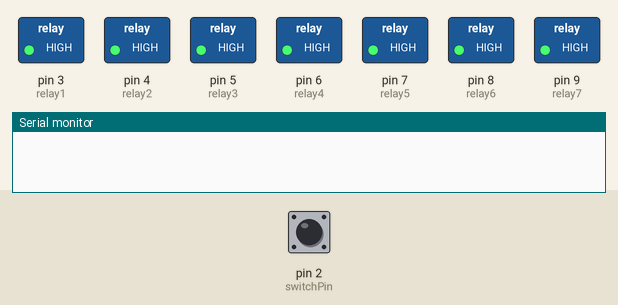
This sketch was run on a simulated Arduino Uno, built with avr-gcc and run on an emulated ATmega328P. Shown: switched loads named in the sketch (green lamp = pin HIGH), the last lines printed to the serial monitor. Inputs (shaded band) come from the test bench; at power-on: pin 2 (switchPin) LOW. Random numbers use the default seed unless the sketch sets one.

Above: at 1.2 s.
1.3 s: pin 2 (switchPin) pulled HIGH for 0.15 s
2.9 s: pin 2 (switchPin) pulled HIGH for 3.2 s
At 5.15 s:
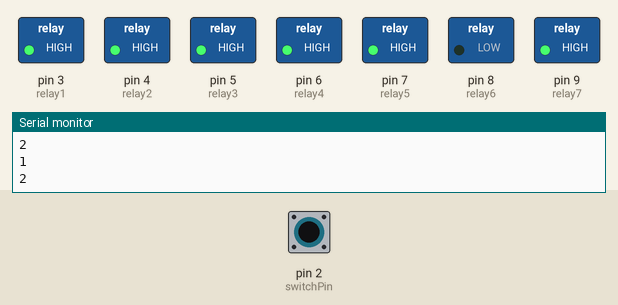
At 5.75 s:
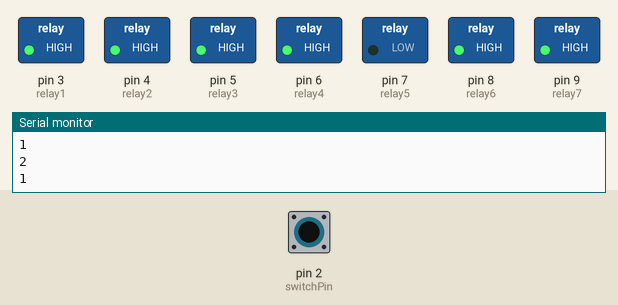
Timing chart, 0 to 8.3 s (numbered marks = the images above; inputs shaded):
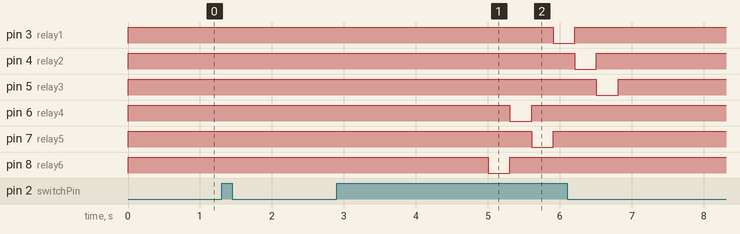

Measured:
- after the input at 2.9 s, pin 3 (relay1): HIGH → LOW after 3.0 s, → HIGH 0.30 s later; pin 4 (relay2): HIGH → LOW after 3.3 s, → HIGH 0.30 s later; pin 5 (relay3): HIGH → LOW after 3.6 s, → HIGH 0.30 s later; pin 6 (relay4): HIGH → LOW after 2.4 s, → HIGH 0.30 s later; pin 7 (relay5): HIGH → LOW after 2.7 s, → HIGH 0.30 s later

The sketch:

Ladies_3.ino
```cpp
#define switchPin  2 //coin op switch
#define maxRand  3
#define relayOn 0
#define relayOff 1
// relay control pins
#define relay1  3
#define relay2  4
#define relay3  5
#define relay4  6
#define relay5  7
#define relay6  8
#define relay7  9

//variables to select the different ladies
int switchState = 0;
int ladySelector;
int previousSelector = maxRand;
int returnRate = 5000;
long returnTimer;
int returnRate1 = 5000;
long returnTimer1;
int returnRate2 = 5000;
long returnTimer2;

void setup(){
  Serial.begin(9600);
  pinMode(switchPin, INPUT);
  pinMode(relay1, OUTPUT);
  pinMode(relay2, OUTPUT);
  pinMode(relay3, OUTPUT);
  pinMode(relay4, OUTPUT);
  pinMode(relay5, OUTPUT);
  pinMode(relay6, OUTPUT);
  pinMode(relay7, OUTPUT);
  digitalWrite(relay1, relayOff);
  digitalWrite(relay2, relayOff);
  digitalWrite(relay3, relayOff);
  digitalWrite(relay4, relayOff);
  digitalWrite(relay5, relayOff);
  digitalWrite(relay6, relayOff);
  digitalWrite(relay7, relayOff);
  returnTimer = millis();
  returnTimer1 = millis();
  returnTimer2 = millis();
}

void loop(){
  switchState = digitalRead(switchPin);
  if(switchState == relayOff){
    ladySelection();
    Serial.println(ladySelector);
  }
  else{
    ladySelector = 3;
  }
  lady();
}

void ladySelection(){
  do{
    ladySelector = random(maxRand);
  }
  while (ladySelector == previousSelector);
  previousSelector = ladySelector;
}


void lady(){
  if ((ladySelector== 0)&&(millis()-returnTimer>returnRate)){
    returnTimer = millis();
    digitalWrite(relay1, relayOn);
    delay(300);
    digitalWrite(relay1, relayOff);
    digitalWrite(relay2, relayOn);
    delay(300);
    digitalWrite(relay2, relayOff);
    digitalWrite(relay3, relayOn);
    delay(300);
    digitalWrite(relay3, relayOff);
    ladySelector = 3;
  }
  if ((ladySelector ==1)&&(millis()-returnTimer1>returnRate1)){
    returnTimer1 = millis();
    digitalWrite(relay4, relayOn);
    delay(300);
    digitalWrite(relay4, relayOff);
    digitalWrite(relay5, relayOn);
    delay(300);
    digitalWrite(relay5, relayOff);
    ladySelector = 3;
  }
  if ((ladySelector == 2)&&(millis()-returnTimer2>returnRate2)){
    returnTimer2 = millis();
    digitalWrite(relay6, relayOn);
    delay(300);
    digitalWrite(relay6, relayOff);
    ladySelector = 3;
  }
  else {
    digitalWrite(relay1, relayOff);
    digitalWrite(relay2, relayOff);
    digitalWrite(relay3, relayOff);
    digitalWrite(relay4, relayOff);
    digitalWrite(relay5, relayOff);
    digitalWrite(relay6, relayOff);
    digitalWrite(relay7, relayOff);
  }
}
```
